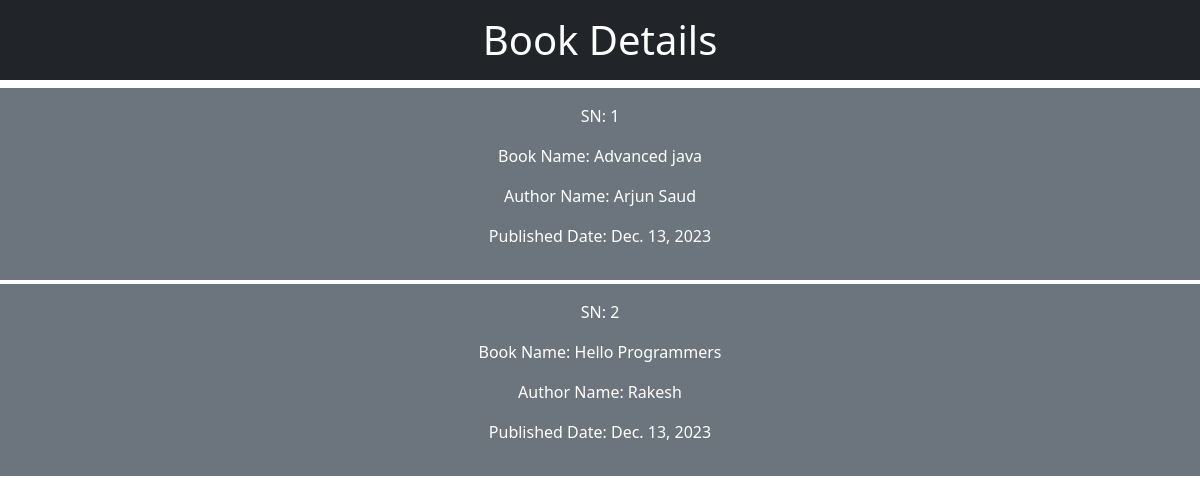
Before: / with the older database file.
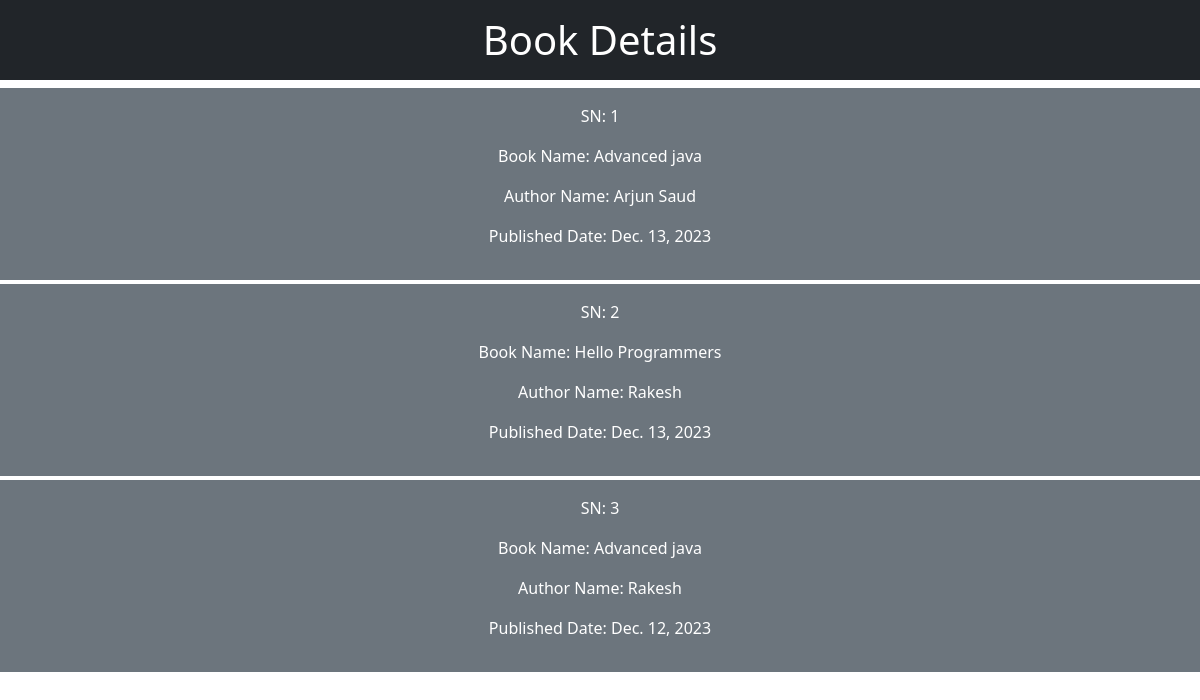
After: the same page with the newer database file.
### myapp/models.py (models this page shows, shortened)
class Book(models.Model):
    title = models.CharField(max_length=250)
    author = models.ForeignKey("Author", verbose_name="author", on_delete=models.CASCADE)
    published_date = models.DateField()
    class Meta:
        verbose_name = 'Pustak'
        unique_together = [['title', 'author']]

class Author(models.Model):
    name = models.CharField(max_length=100)
    bio = models.TextField(max_length=1000)
    class Meta:
        verbose_name = 'Author Name'
        ordering = ['-name']

### myapp/views.py (the view)
# urls.py: path('', views.home),
def home(request):
    if request.method == 'GET':
        books = Book.objects.all()
        return render(request, 'myapp/home.html', {'books':books})

### myapp/templates/myapp/home.html
{% extends "myapp/base.html" %}
{% block main-content %}
<h1 class='text-center bg-dark text-white py-3'>Book Details</h1>
{% for book in books %}
<div class='text-center my-1 text-white bg-secondary py-3'>
    <p>SN: {{forloop.counter}} </p>
    <p>Book Name: {{ book.title }} </p>
    <p>Author Name: {{book.author.name}} </p>
    <p>Published Date: {{book.published_date}}</p>
</div>
{% endfor %}
{% endblock main-content %}

### myapp/templates/myapp/base.html (shortened to what this page needs)
<!DOCTYPE html>
<html lang="en">
<head>
    <link href="https://cdn.jsdelivr.net/npm/bootstrap@5.2.3/dist/css/bootstrap.min.css" rel="stylesheet">
</head>
<body>
    {% block main-content %}{% endblock main-content %}
</body>
</html>

Changed rows visible on the page:
added Book: title "Advanced java", author.name "Rakesh", published_date "Dec. 12, 2023"
